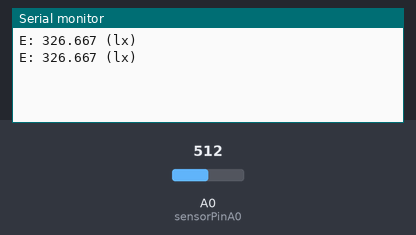
A sketch run on a simulated Arduino Uno, built with avr-gcc and run on an emulated ATmega328P. On the bench: the last lines printed to the serial monitor. The test bench sets the inputs (shaded band); at power-on: A0 (sensorPinA0) = 512.

Above: at 1.8 s.
1.9 s: A0 (sensorPinA0) set to 716
At 2.8 s:
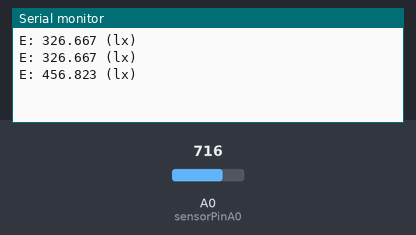
3.4 s: A0 (sensorPinA0) set to 900
At 4.5 s:
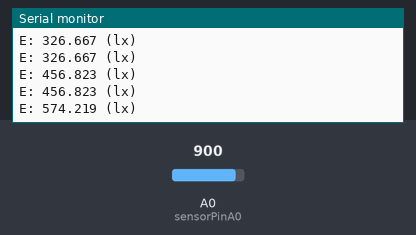
Timing chart, 0 to 6.4 s (numbered marks = the images above; inputs shaded):
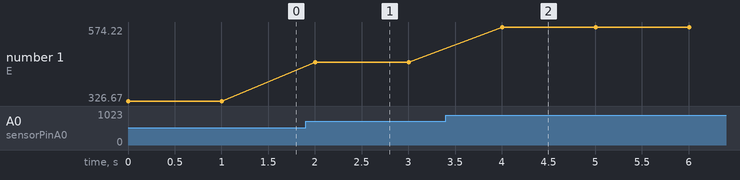

Measured:
- after the input at 1.9 s, the serial monitor: prints a new line after 0.10 s (image 1)
- after the input at 3.4 s, the serial monitor: prints a new line after 0.60 s (image 2)
- plotted number 1: 326.67 → 456.82 after the input at 1.9 s, 456.82 → 574.22 after the input at 3.4 s

The sketch:

transistorQuang.ino
```cpp
const int sensorPinA0 = A0;
const float Vref = 4.9;
void setup() {
  // put your setup code here, to run once:
  Serial.begin(9600);
  analogReference(DEFAULT);
}

void loop() {
  // put your main code here, to run repeatedly:
  int sensorValue = analogRead(sensorPinA0);
  float VE = sensorValue * Vref / 1024.0;
  float Ipce = VE / 10000; //A
  Ipce = Ipce * 1000000.0; //uA
  float E = Ipce * 4 / 3;

  Serial.print("E: ");
  Serial.print(E, 3);
  Serial.println(" (lx)");
  delay(1000);
}
```
